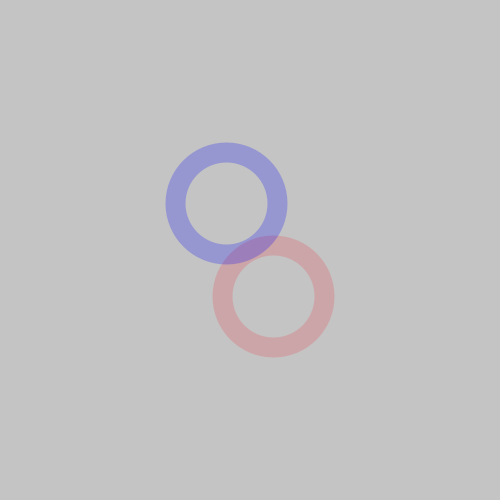
Frame 1 (no input)
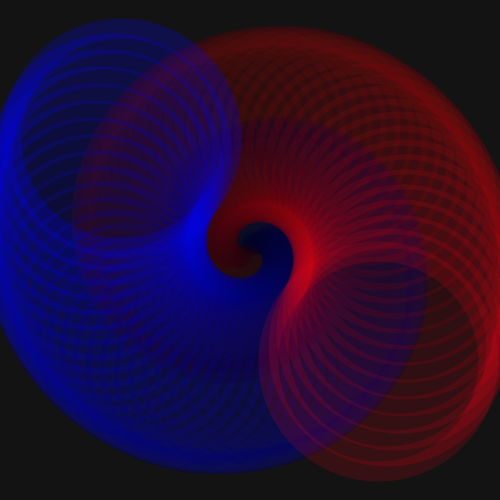
Frame 60 (the mouse pressed at the canvas centre just before this capture)
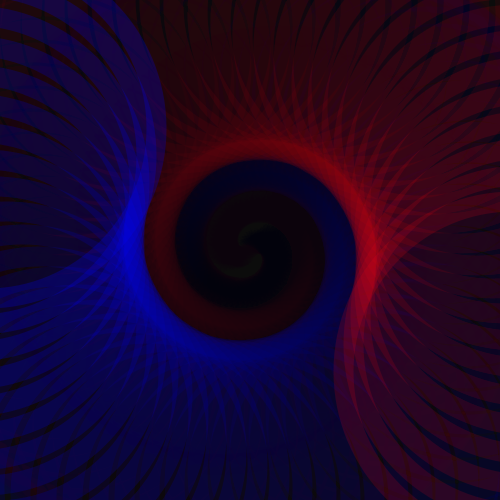
Frame 120 (the mouse held since frame 60 and released just before this capture)

The Processing sketch that drew these frames (run headless with seeded random() and noise(); from frame 60 on, the mouse is pressed at the canvas centre):

// Processing sketch: processing_23054
// ── processing_23054.pde

/* espiral en movimiento, con retroceso
*/

ball bola;

void setup() {
  
  size(500, 500);
  
  bola = new ball();
  
}

void draw() {
  rectMode(CENTER);
  fill(0,10);
  noStroke();
  rect(width/2,height/2,width,height);
bola.move();
bola.display();
 //ball settings
}
 class ball{
   
  color a;
  
 // a polar coordinate
float r; // radius value
float theta;
float speed;
float x1;
float y1;
float xp; 
float yp; 

ball() {
  
  a= color (0,0,250);
  r = 50; // radius value
  theta = 1;
  speed = 2;
  x1 = 100;
  y1 = 100;
  xp = r*cos(theta); //add random values to jitter
  yp = r* sin (theta);
  
}

void display(){
 strokeWeight(20);
stroke(250,0,20,40);
noFill ();
ellipse(width/2 +xp,height/2 + yp, 50+r, 50+r);

stroke(a,60);
ellipse(width/2 +xp*-1,height/2 + yp*-1, 50+r, 50+r);

}

void move(){
theta=theta+.1;
r= r+2;
  xp = r*cos(theta);
  yp= r* sin (theta);
if (xp > 400 ) {
xp = 0;
yp=0;



}

while (r == 400) {
theta =theta *-.1;
r = r*-1;

}
}
 }
